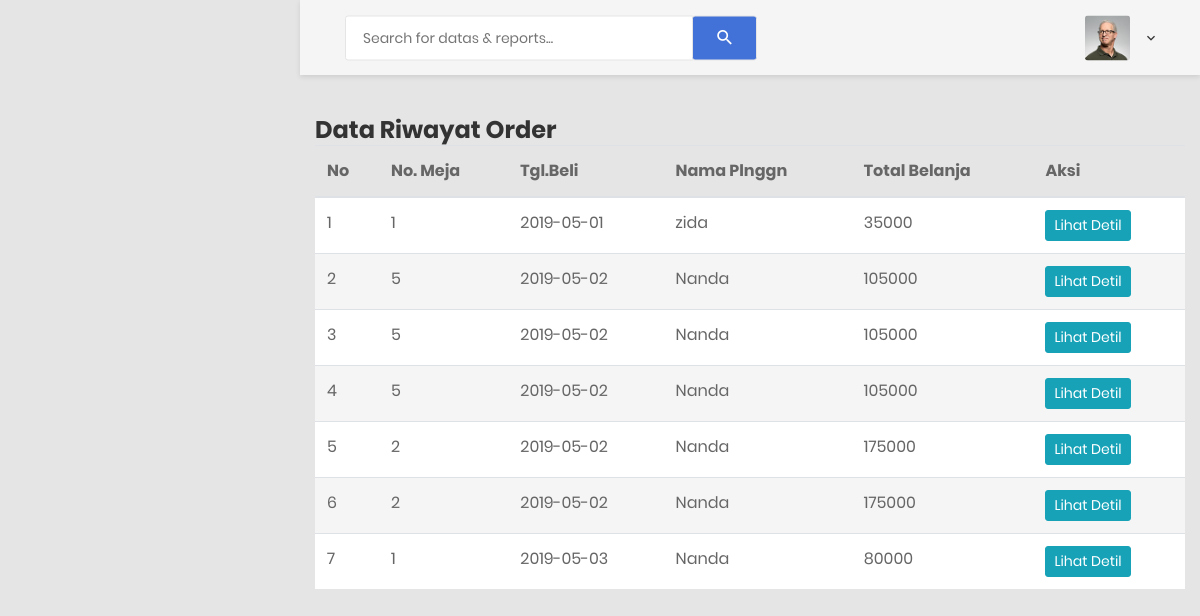
Screenshot of /index.php/riwayat with the database file from the repository.
### tables this page shows
CREATE TABLE `detail_order` (
  `id_detail_order` int(11) NOT NULL,
  `id_order` int(11) NOT NULL,
  `id_masakan` int(11) NOT NULL,
  `keterangan` varchar(30) NOT NULL,
  `status_detail_order` varchar(30) NOT NULL,
  `jumlah` int(11) NOT NULL,
  `no_meja` int(11) NOT NULL
);

CREATE TABLE `order` (
  `id_order` int(11) NOT NULL,
  `tanggal` date NOT NULL,
  `keterangan` varchar(30) NOT NULL,
  `status_order` varchar(30) NOT NULL,
  `id_pelanggan` int(11) NOT NULL,
  `total_bayar` varchar(30) NOT NULL
);

CREATE TABLE `pelanggan` (
  `id_pelanggan` int(11) NOT NULL,
  `nama` varchar(30) NOT NULL,
  `alamat` text NOT NULL,
  `telp` int(20) NOT NULL,
  `username` varchar(30) NOT NULL,
  `password` varchar(30) NOT NULL
);

### application/controllers/Riwayat.php (called while the page is built, shortened)
<?php
class Riwayat extends CI_Controller {
	public function index()
	{
		$this->load->model('Riwayat_model');
		$data['riwayat'] = $this->Riwayat_model->get_riwayat_order();
		$data['konten'] = 'Riwayat_view';
		$this->load->view('template2', $data);
	}
}

### index.php (called while the page is built, shortened)
<?php
require_once BASEPATH.'core/CodeIgniter.php';

### application/models/Riwayat_model.php (called while the page is built, shortened)
<?php
class Riwayat_model extends CI_Model {
	public function get_riwayat_order()
	{
		return $this->db->select('*')
						->join('masakan','masakan.id_masakan = detail_order.id_masakan')
						->join('order','order.id_order = detail_order.id_order')
						->join('pelanggan', 'pelanggan.id_pelanggan = order.id_pelanggan')
						->get('detail_order')
						->result();
	}
}

### application/views/Riwayat_view.php (the view, shortened to what this page needs)
<div class="main-content">
	<div class="container-fluid">
		<h3 class="page-title">Data Riwayat Order</h3>
		<div class="row">
			<div class="col-md-12">
				<div class="panel">
					<div class="panel-body">
						<table class="table table-striped">
							<thead>
								<tr>
									<th>No</th>
									<th>No. Meja</th>
									<th>Tgl.Beli</th>
									<th>Nama Plnggn</th>
									<th>Total Belanja</th>
									<th>Aksi</th>
								</tr>
							</thead>
							<tbody>
							<?php
								$no = 1;
								foreach ($riwayat as $r) {
									echo '
										<tr>
											<td>'.$no.'</td>
											<td>'.$r->no_meja.'</td>
											<td>'.$r->tanggal.'</td>
											<td>'.$r->nama.'</td>
											<td>'.$r->total_bayar.'</td>
											<td>
												<a href="#" class="btn btn-info btn-sm" data-toggle="modal" data-target="#modal_detil_transaksi" onclick="prepare_detil_transaksi('.$r->id_detail_order.')">Lihat Detil</a>
											</td>
										</tr>
									';
									$no++;
								}
							?>
							</tbody>
						</table>
					</div>
				</div>
			</div>
		</div>
	</div>
</div>

### rows the page displays
detail_order: no_meja "1", id_order.tanggal "2019-05-01", pelanggan.nama "zida", id_order.total_bayar "35000"
detail_order: no_meja "5", id_order.tanggal "2019-05-02", pelanggan.nama "Nanda", id_order.total_bayar "105000"
detail_order: no_meja "5", id_order.tanggal "2019-05-02", pelanggan.nama "Nanda", id_order.total_bayar "105000"
detail_order: no_meja "5", id_order.tanggal "2019-05-02", pelanggan.nama "Nanda", id_order.total_bayar "105000"
detail_order: no_meja "2", id_order.tanggal "2019-05-02", pelanggan.nama "Nanda", id_order.total_bayar "175000"
detail_order: no_meja "2", id_order.tanggal "2019-05-02", pelanggan.nama "Nanda", id_order.total_bayar "175000"
detail_order: no_meja "1", id_order.tanggal "2019-05-03", pelanggan.nama "Nanda", id_order.total_bayar "80000"
